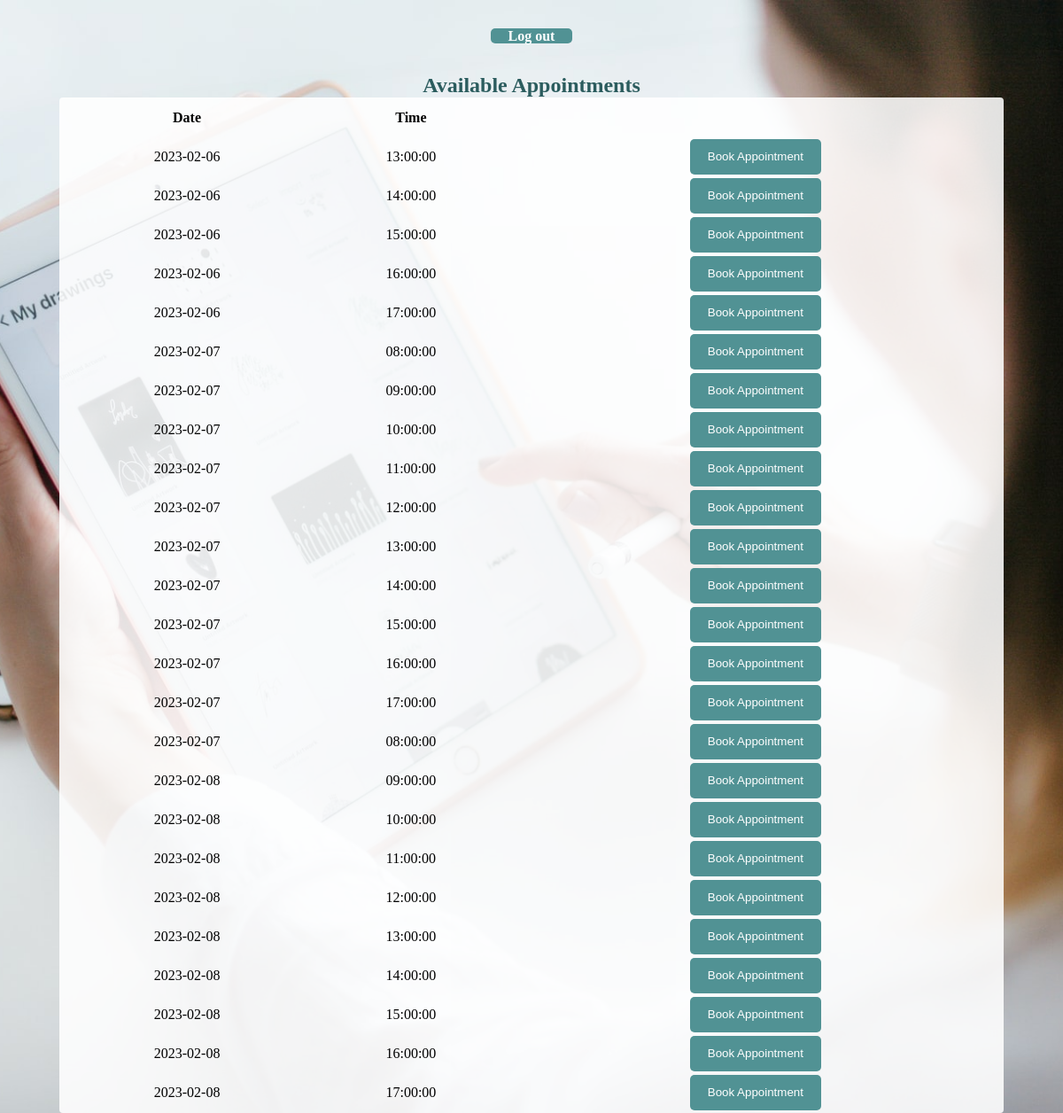
Screenshot of /booking.php (signed in) with the database file from the repository.
### tables this page shows
CREATE TABLE appointments(
    `appointment_id` int(10) NOT NULL AUTO_INCREMENT,
    `user_id` int(10),
    `doctor_id` int(10),
    `date` date NOT NULL,
    `time` time NOT NULL,
    `taken` boolean NOT NULL,
    PRIMARY KEY (`appointment_id`),
    FOREIGN KEY (`user_id`) REFERENCES users(user_id),
    FOREIGN KEY (`doctor_id`) REFERENCES doctors(doctor_id)
);

### booking.php (the view, shortened to what this page needs)
<?php
require './database/code.php';
?>
<!doctype html>
<html lang="en">
<head>
    <link rel="stylesheet" href="./assets/styles/general.css">
</head>
<body>
    <div class="">
        <?php if (isset($_COOKIE['username'])): ?>
            <table class="">
                <h4>
                    <a href="./index.php" class="btn">Log out</a>
                </h4>
                <h2 class="title">Available Appointments</h2>
                <thead>
                    <tr>
                        <th>Date</th>
                        <th>Time</th>
                    </tr>
                </thead>
                <tbody>
                    <?php
                    $query = "SELECT * FROM appointments";
                    $query_run = mysqli_query($con, $query);
                    if (mysqli_num_rows($query_run) > 0) {
                        foreach ($query_run as $user) {
                            ?>
                            <?php if ($user['taken'] == false): ?>
                                <tr>
                                    <td>
                                        <?= $user['date']; ?>
                                    </td>
                                    <td>
                                        <?= $user['time']; ?>
                                    </td>
                                    <form action="" method="POST" class="form-flex">
                                        <td><button type="submit" name="add_appointment" value="<?= $user['appointment_id']; ?>"
                                                class="btn">Book
                                                Appointment</button></td>
                                    </form>
                                </tr>
                            <?php endif; ?>
                            <?php
                        }
                    } else {
                        echo "<tr><h5> No Record Found </h5></tr>";
                    }
                    ?>
                </tbody>
            </table>
        <?php else: ?>
            even more html
        <?php endif; ?>
    </div>
</body>
</html>

### assets/styles/general.css (style rules this page uses)
:root { --primary: rgb(81, 146, 148); --secondary: rgb(116, 124, 199); --title: rgb(43, 92, 94); --bgColor: rgba(255, 255, 255, 0.507); --transparent: rgba(255, 255, 255, 0.87); }
body { height: 100vh; background-image: url('../img/header1.jpg'); background-size: cover; background-repeat: no-repeat; background-attachment: fixed; background-position: center; }
table { background-color: var(--transparent); width: 90%; margin: 0 auto; border-radius: 4px; box-shadow: 0, 20px, 20px, 0; box-shadow: 20px; text-align: center; }
th { height: 40px; }
td { height: 30px; }
.form-flex { display: flex; }
.form-flex { display: flex; flex-direction: column; align-items: center; margin: 10px 0; }
.btn { height: 40px; width: max-content; padding: 0 20px; border: none; border-radius: 5px; cursor: pointer; color: white; text-decoration: none; background-color: var(--primary); line-height: 40px; }
h1, h2, h3, h4, h5, h6 { text-align: center; color: var(--title); }
.title { position: relative; margin: 0 auto; width: 100%; }

### rows the page displays
appointments: date "2023-02-06", time "13:00:00", $user['appointment_id'] 6 (drawn)
appointments: date "2023-02-06", time "14:00:00", $user['appointment_id'] 7 (drawn)
appointments: date "2023-02-06", time "15:00:00", $user['appointment_id'] 8 (drawn)
appointments: date "2023-02-06", time "16:00:00", $user['appointment_id'] 9 (drawn)
appointments: date "2023-02-06", time "17:00:00", $user['appointment_id'] 10 (drawn)
appointments: date "2023-02-07", time "08:00:00", $user['appointment_id'] 11 (drawn)
appointments: date "2023-02-07", time "09:00:00", $user['appointment_id'] 12 (drawn)
appointments: date "2023-02-07", time "10:00:00", $user['appointment_id'] 13 (drawn)
appointments: date "2023-02-07", time "11:00:00", $user['appointment_id'] 14 (drawn)
appointments: date "2023-02-07", time "12:00:00", $user['appointment_id'] 15 (drawn)
appointments: date "2023-02-07", time "13:00:00", $user['appointment_id'] 16 (drawn)
appointments: date "2023-02-07", time "14:00:00", $user['appointment_id'] 17 (drawn)
appointments: date "2023-02-07", time "15:00:00", $user['appointment_id'] 18 (drawn)
appointments: date "2023-02-07", time "16:00:00", $user['appointment_id'] 19 (drawn)
appointments: date "2023-02-07", time "17:00:00", $user['appointment_id'] 20 (drawn)
appointments: date "2023-02-07", time "08:00:00", $user['appointment_id'] 21 (drawn)
appointments: date "2023-02-08", time "09:00:00", $user['appointment_id'] 22 (drawn)
appointments: date "2023-02-08", time "10:00:00", $user['appointment_id'] 23 (drawn)
appointments: date "2023-02-08", time "11:00:00", $user['appointment_id'] 24 (drawn)
appointments: date "2023-02-08", time "12:00:00", $user['appointment_id'] 25 (drawn)
appointments: date "2023-02-08", time "13:00:00", $user['appointment_id'] 26 (drawn)
appointments: date "2023-02-08", time "14:00:00", $user['appointment_id'] 27 (drawn)
appointments: date "2023-02-08", time "15:00:00", $user['appointment_id'] 28 (drawn)
appointments: date "2023-02-08", time "16:00:00", $user['appointment_id'] 29 (drawn)
appointments: date "2023-02-08", time "17:00:00", $user['appointment_id'] 30 (drawn)
